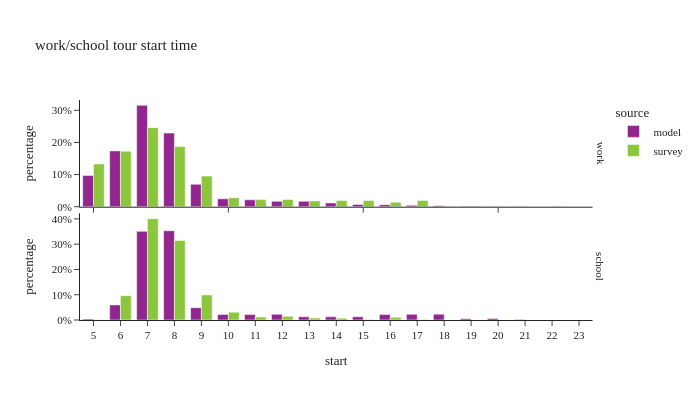

Source (notebook cell):
### Code cell
df_plot = ws_tour_data.groupby(['source','tour_type','start'],observed=True)[['tour_weight']].sum().reset_index()
df_plot['percentage'] = df_plot.groupby(['tour_type','source'], group_keys=False)['tour_weight']. \
    apply(lambda x: x / float(x.sum()))

fig = px.bar(df_plot, x="start", y="percentage", color="source",barmode="group",
             facet_row='tour_type',
             title="work/school tour start time")
fig.for_each_annotation(lambda a: a.update(text = a.text.split("=")[-1]))
fig.update_layout(height=400, width=700, yaxis1=dict(tickformat=".0%"), yaxis2=dict(tickformat=".0%", matches=None), xaxis=dict(dtick="1"))
fig.show()

### Figure 1 — Plotly figure (JSON) as saved in the notebook; plotly's stock layout.template omitted (floating-point values rounded to 4 significant figures)
{"data": [{"alignmentgroup": "True", "hovertemplate": "source=model<br>tour_type=work<br>start=%{x}<br>percentage=%{y}<extra></extra>", "legendgroup": "model", "marker": {"color": "#91268F", "pattern": {"shape": ""}}, "name": "model", "offsetgroup": "model", "orientation": "v", "showlegend": true, "textposition": "auto", "type": "bar", "x": [5.0, 6.0, 7.0, 8.0, 9.0, 10.0, 11.0, 12.0, 13.0, 14.0, 15.0, 16.0, 17.0, 18.0, 19.0, 20.0, 21.0, 22.0, 23.0], "xaxis": "x2", "y": [0.09695, 0.1737, 0.3154, 0.2292, 0.06978, 0.02458, 0.0215, 0.01684, 0.0168, 0.01174, 0.007106, 0.006259, 0.004197, 0.002873, 0.001706, 0.0009443, 0.0002626, 3.959e-05, 2.897e-05], "yaxis": "y2"}, {"alignmentgroup": "True", "hovertemplate": "source=model<br>tour_type=school<br>start=%{x}<br>percentage=%{y}<extra></extra>", "legendgroup": "model", "marker": {"color": "#91268F", "pattern": {"shape": ""}}, "name": "model", "offsetgroup": "model", "orientation": "v", "showlegend": false, "textposition": "auto", "type": "bar", "x": [5.0, 6.0, 7.0, 8.0, 9.0, 10.0, 11.0, 12.0, 13.0, 14.0, 15.0, 16.0, 17.0, 18.0, 19.0, 20.0, 21.0, 22.0, 23.0], "xaxis": "x", "y": [0.003773, 0.05964, 0.3507, 0.3531, 0.04864, 0.02171, 0.02154, 0.02243, 0.01281, 0.01248, 0.01295, 0.02172, 0.02229, 0.02289, 0.004953, 0.006292, 0.00188, 6.821e-05, 0.0001773], "yaxis": "y"}, {"alignmentgroup": "True", "hovertemplate": "source=survey<br>tour_type=work<br>start=%{x}<br>percentage=%{y}<extra></extra>", "legendgroup": "survey", "marker": {"color": "#8CC63E", "pattern": {"shape": ""}}, "name": "survey", "offsetgroup": "survey", "orientation": "v", "showlegend": true, "textposition": "auto", "type": "bar", "x": [5.0, 6.0, 7.0, 8.0, 9.0, 10.0, 11.0, 12.0, 13.0, 14.0, 15.0, 16.0, 17.0, 18.0, 19.0, 20.0, 21.0, 22.0, 23.0], "xaxis": "x2", "y": [0.1327, 0.1726, 0.246, 0.1872, 0.09515, 0.02795, 0.02208, 0.02258, 0.01809, 0.019, 0.01907, 0.01362, 0.0191, 0.001247, 0.002455, 0.0005649, 8.188e-05, 0.0002787, 0.0001693], "yaxis": "y2"}, {"alignmentgroup": "True", "hovertemplate": "source=survey<br>tour_type=school<br>start=%{x}<br>percentage=%{y}<extra></extra>", "legendgroup": "survey", "marker": {"color": "#8CC63E", "pattern": {"shape": ""}}, "name": "survey", "offsetgroup": "survey", "orientation": "v", "showlegend": false, "textposition": "auto", "type": "bar", "x": [5.0, 6.0, 7.0, 8.0, 9.0, 10.0, 11.0, 12.0, 13.0, 14.0, 15.0, 16.0, 17.0], "xaxis": "x", "y": [0.001046, 0.09621, 0.401, 0.315, 0.09879, 0.03103, 0.01161, 0.01447, 0.008258, 0.007306, 0.002414, 0.01055, 0.002344], "yaxis": "y"}], "layout": {"annotations": [{"font": {}, "showarrow": false, "text": "school", "textangle": 90, "x": 0.98, "xanchor": "left", "xref": "paper", "y": 0.2425, "yanchor": "middle", "yref": "paper"}, {"font": {}, "showarrow": false, "text": "work", "textangle": 90, "x": 0.98, "xanchor": "left", "xref": "paper", "y": 0.7575, "yanchor": "middle", "yref": "paper"}], "barmode": "group", "height": 400, "legend": {"title": {"text": "source"}, "tracegroupgap": 0}, "title": {"text": "work/school tour start time"}, "width": 700, "xaxis": {"anchor": "y", "domain": [0, 0.98], "dtick": "1", "title": {"text": "start"}}, "xaxis2": {"anchor": "y2", "domain": [0, 0.98], "matches": "x", "showticklabels": false}, "yaxis": {"anchor": "x", "domain": [0, 0.485], "tickformat": ".0%", "title": {"text": "percentage"}}, "yaxis2": {"anchor": "x2", "domain": [0.515, 1], "tickformat": ".0%", "title": {"text": "percentage"}}}}
